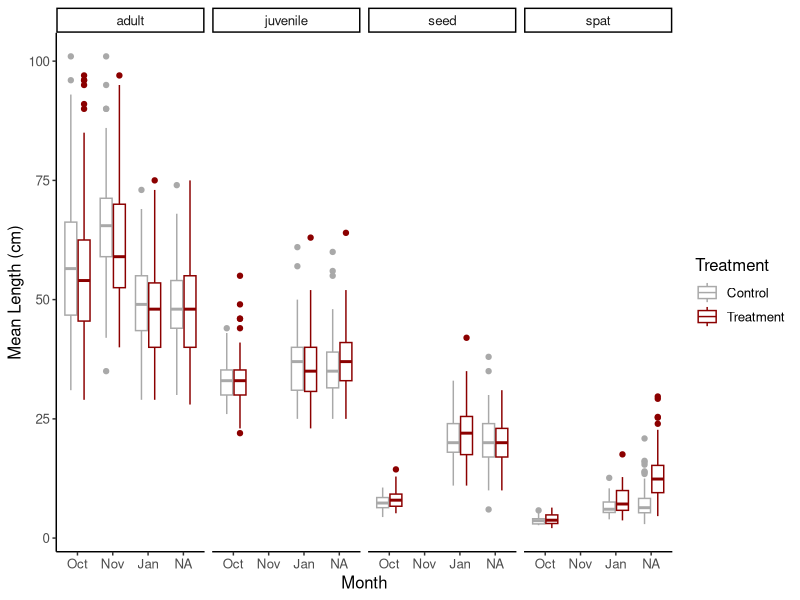
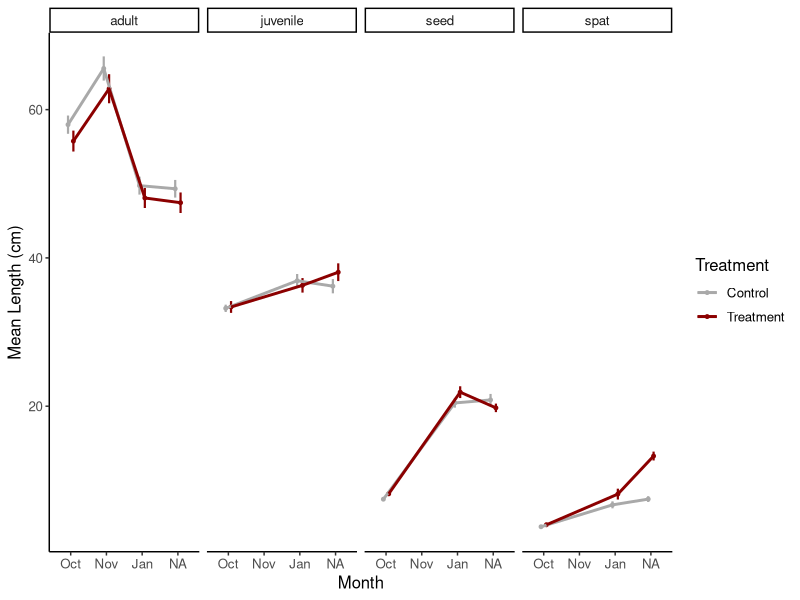
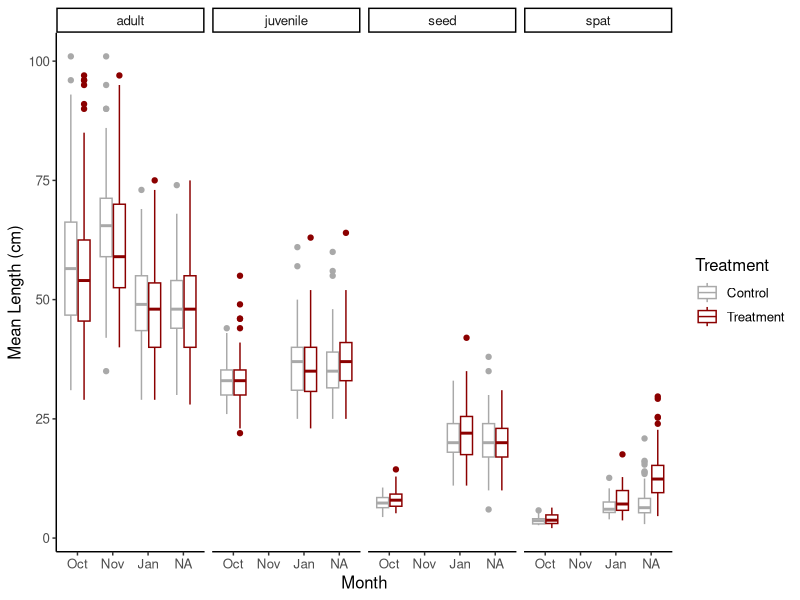
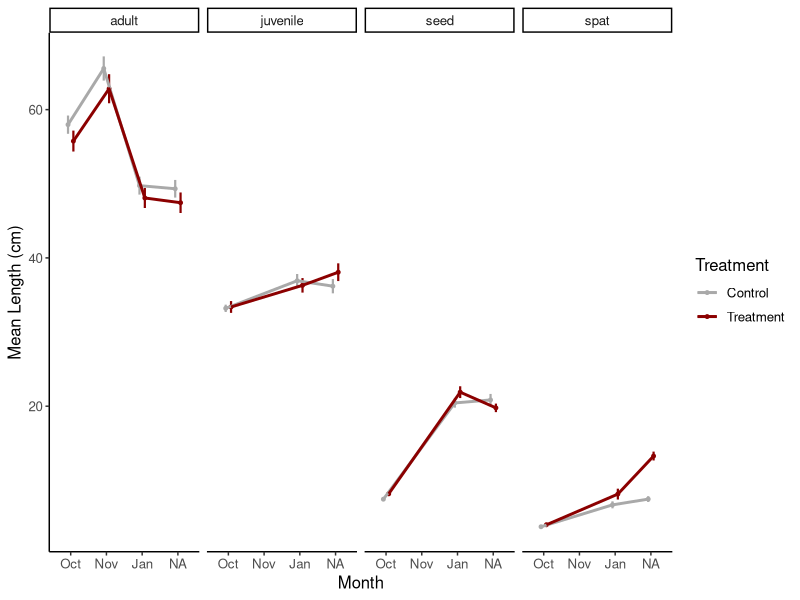

These figures' R source, in order:
## ---- chunk 1
knitr::opts_chunk$set(echo = TRUE, warning = FALSE, message = FALSE)
## ---- chunk 2
library(tidyverse)
library(ggplot2)
## ---- chunk 3
growth<-read_csv("lifestage_carryover/data/size/gigas-lengths.csv")

growth<-growth%>%
  rename(tag=`tag...1`)%>%
  select(tag, `life-stage`, `init-treat`, label, month, length)%>%
  rename(lifestage=`life-stage`, treatment=`init-treat`)

growth$month<-factor(growth$month, levels=c("Oct", "Nov", "Jan"))
## ---- chunk 4
plot<-growth%>%
  
  ggplot(aes(color=treatment, x=month, y=length))+
  geom_boxplot()+
  facet_grid(~lifestage)+
  ylab("Mean Length (cm)")+
  xlab("Month")+
  scale_color_manual(values=c("darkgray", "darkred"), name="Treatment", labels=c("Control", "Treatment"))+
  theme_classic()+
  theme(
    text=element_text(size=12, color="black")
  );plot

ggsave(plot=plot, "lifestage_carryover/output/size/mean_lengths_box.png", width=7, height=4)
## ---- chunk 5
plot<-growth%>%
  group_by(treatment, month, lifestage)%>%
  summarise(mean=mean(length, na.rm=TRUE), se=sd(length, na.rm=TRUE)/sqrt(length(length)))%>%
  
  ggplot(aes(color=treatment, x=month, y=mean))+
  geom_point(aes(group=interaction(treatment, lifestage)), position=position_dodge(0.3), size=1)+
  geom_errorbar(aes(ymin=mean-se, ymax=mean+se), width=0, position=position_dodge(0.3), linewidth=0.75)+
  geom_line(aes(group=treatment), position=position_dodge(0.3), linewidth=1)+
  facet_grid(~lifestage)+
  ylab("Mean Length (cm)")+
  xlab("Month")+
  scale_color_manual(values=c("darkgray", "darkred"), name="Treatment", labels=c("Control", "Treatment"))+
  theme_classic()+
  theme(
    text=element_text(size=12, color="black")
  );plot

ggsave(plot=plot, "lifestage_carryover/output/size/mean_lengths.png", width=7, height=4)
## ---- chunk 6
model<-aov(length~lifestage*month*treatment, data=growth)
summary(model)
